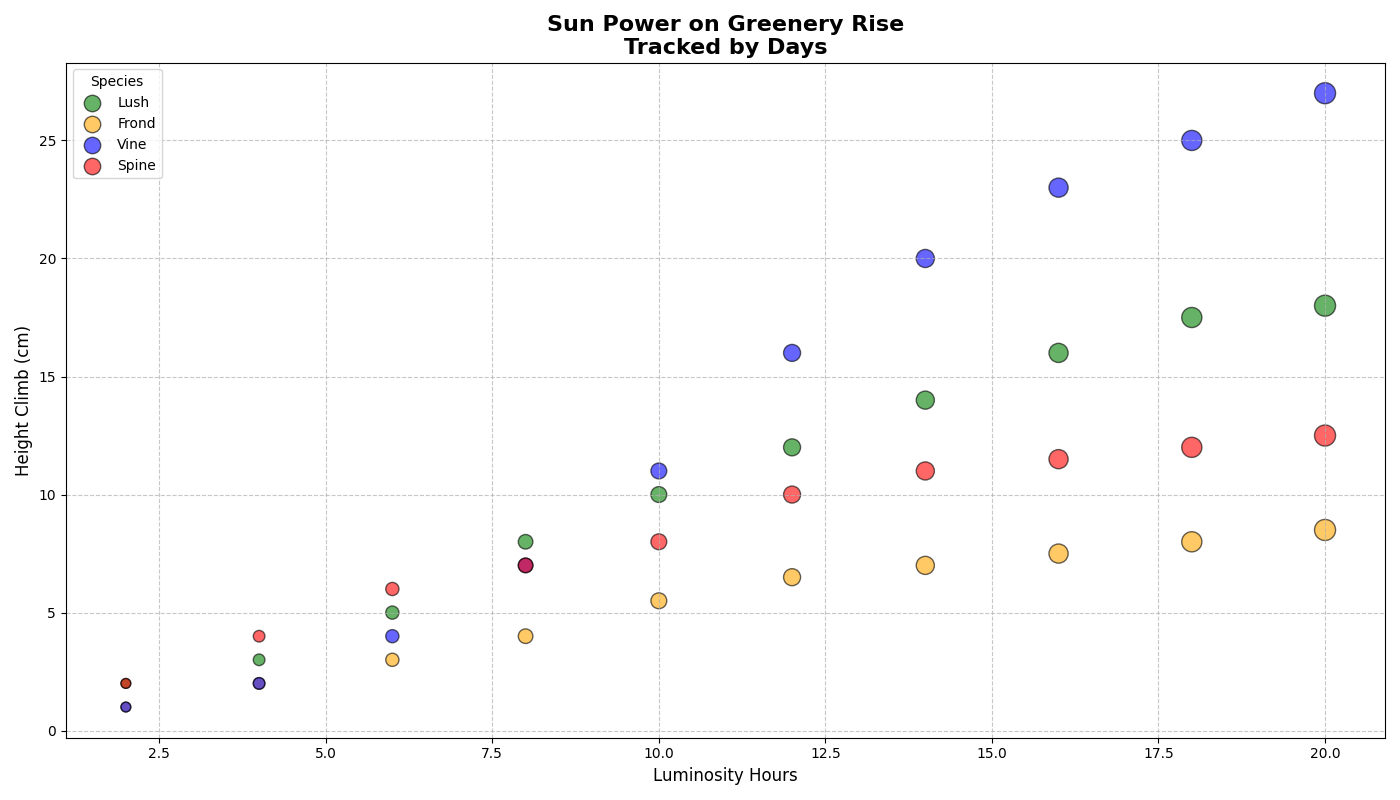

Generate this figure with Python:
import matplotlib.pyplot as plt
import numpy as np

# Define growth (in centimeters) of different house plants under different light conditions
sunlight = np.array([2, 4, 6, 8, 10, 12, 14, 16, 18, 20])
succulent_growth = np.array([2, 3, 5, 8, 10, 12, 14, 16, 17.5, 18])
fern_growth = np.array([1, 2, 3, 4, 5.5, 6.5, 7, 7.5, 8, 8.5])
pothos_growth = np.array([1, 2, 4, 7, 11, 16, 20, 23, 25, 27])
cactus_growth = np.array([2, 4, 6, 7, 8, 10, 11, 11.5, 12, 12.5])

# Sizes for different subspecies, emphasizing their growth stages
sizes = np.array([50, 70, 90, 110, 130, 150, 170, 190, 210, 230])

# Create a scatter plot for plant growth under sunlight
plt.figure(figsize=(14, 8))

plt.scatter(sunlight, succulent_growth, s=sizes, c='green', alpha=0.6, edgecolor='k', label='Lush')
plt.scatter(sunlight, fern_growth, s=sizes, c='orange', alpha=0.6, edgecolor='k', label='Frond')
plt.scatter(sunlight, pothos_growth, s=sizes, c='blue', alpha=0.6, edgecolor='k', label='Vine')
plt.scatter(sunlight, cactus_growth, s=sizes, c='red', alpha=0.6, edgecolor='k', label='Spine')

# Titles and labels
plt.title('Sun Power on Greenery Rise\nTracked by Days', fontsize=16, fontweight='bold')
plt.xlabel('Luminosity Hours', fontsize=12)
plt.ylabel('Height Climb (cm)', fontsize=12)

# Customizing the legend
plt.legend(title="Species", loc='upper left', fontsize=10)

# Adding grid
plt.grid(True, linestyle='--', alpha=0.7)

# Adding a tight layout to avoid text overlapping
plt.tight_layout()

# Display the plot
plt.show()
